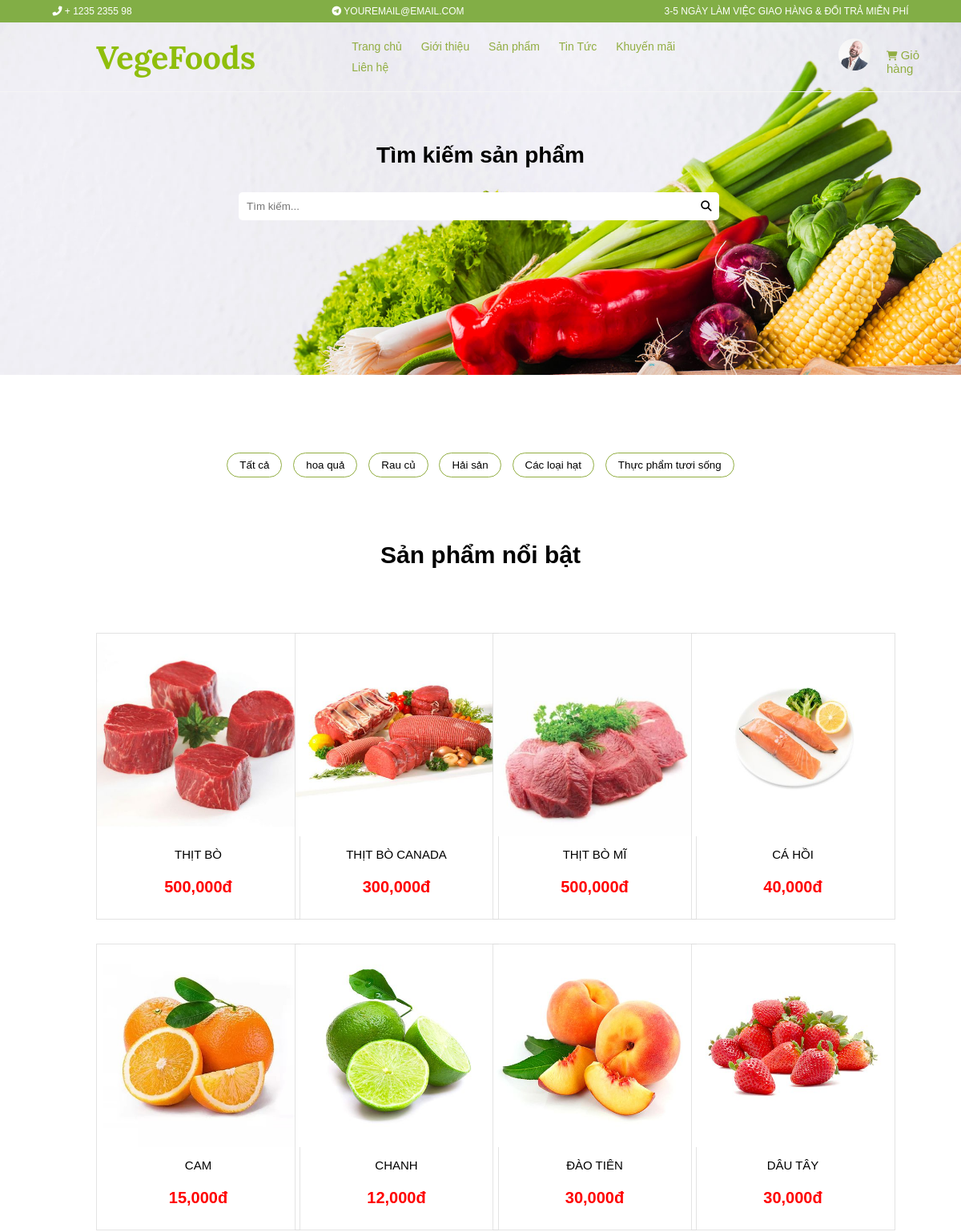
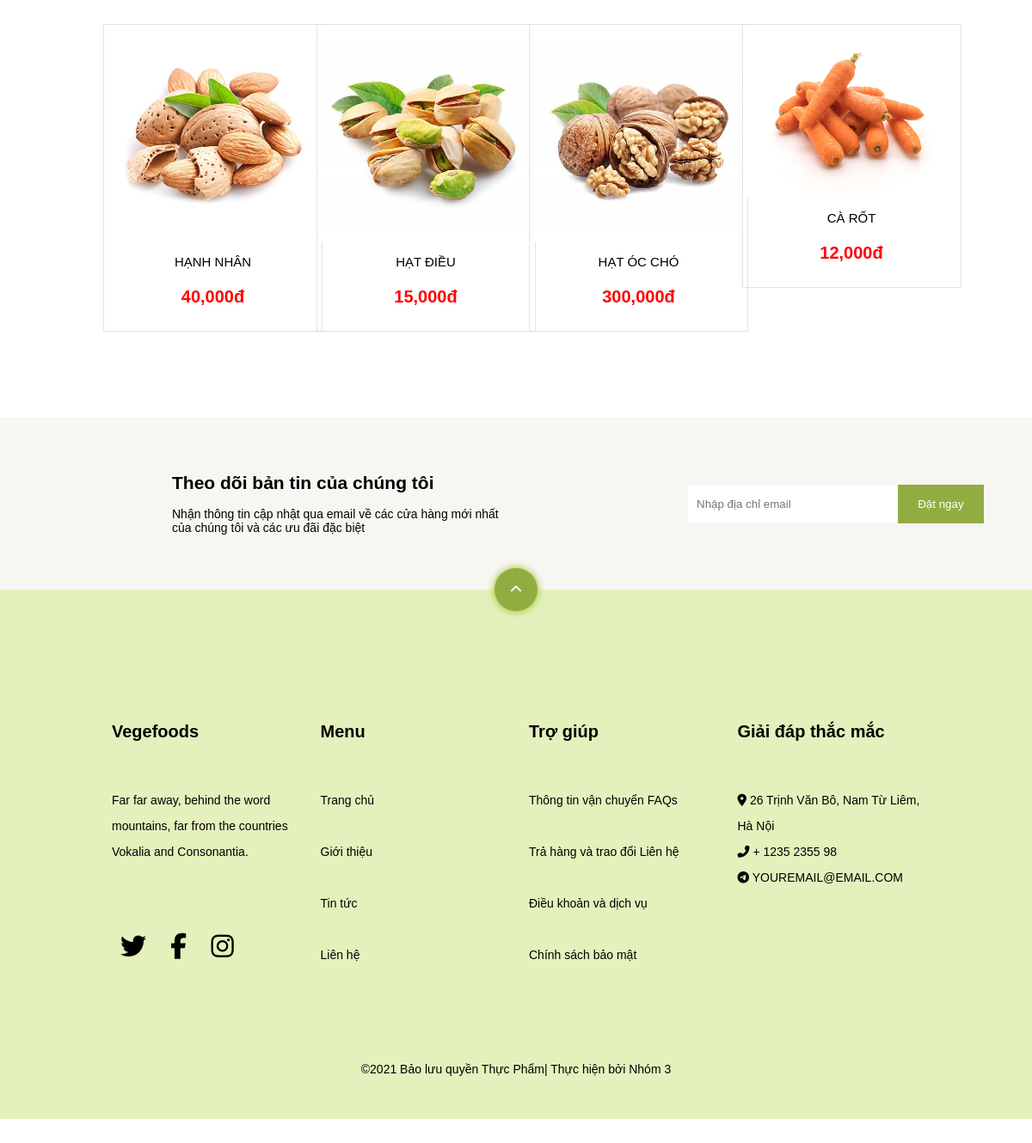
/views/index.php?act=sanpham (signed in), run on the app's committed database (2 pictures, top to bottom).
### tables this page shows
CREATE TABLE `khachhang` (
  `id_kh` int(11) NOT NULL,
  `user` varchar(50) NOT NULL,
  `avt` varchar(250) NOT NULL,
  `pass` varchar(50) NOT NULL,
  `email` varchar(50) NOT NULL,
  `phone` varchar(50) NOT NULL,
  `address` varchar(255) NOT NULL,
  `id_role` int(11) NOT NULL
);

CREATE TABLE `danhmuc` (
  `id_dm` int(11) NOT NULL,
  `name` varchar(50) NOT NULL
);

CREATE TABLE `sanpham` (
  `id_sp` int(11) NOT NULL,
  `name` varchar(50) NOT NULL,
  `img` text NOT NULL,
  `new_price` int(11) NOT NULL,
  `old_price` int(11) NOT NULL,
  `description` text NOT NULL,
  `quantity` int(11) NOT NULL,
  `id_dm` int(11) NOT NULL
);

### views/product.php (the view, shortened to what this page needs)
<!DOCTYPE html>
<html lang="en">
<head>
    <link rel="stylesheet" href="../css-model/css/product.css">
</head>
<body>
    <div class="wapper">
        <div class="text-banner">
            <h1>Tìm kiếm sản phẩm</h1>
            <form action="" method="POST">
                <input placeholder="Tìm kiếm..." type="text" name="search">
                <button type="submit" name="btn_search" style="cursor: pointer;"><i class="fas fa-search"></i></button>
            </form>
        </div>
        <div class="danh_muc">
            <button><a href="index.php?act=sanpham">Tất cả</a></button>
            <?php
            $stmt = $conn->query("SELECT * FROM danhmuc");
            foreach ($stmt as $key => $value) {
            ?>
                <button><a href="index.php?act=danhmucsanpham&madanhmuc=<?php echo $value['id_dm'] ?>"><?php echo $value['name'] ?></a></button>
            <?php
            }
            ?>
        </div>
        <?php
        if (isset($_POST['btn_search'])) {
            $keyword = $_POST['search'];
            $sqlsearch = ("SELECT * FROM sanpham WHERE name LIKE '%$keyword%'");
            $kqsearch = $conn->query($sqlsearch);
        ?>
            <h2 class="tieu_de"> Sản phẩm tìm kiếm được</h2>
            <div class="product">
                <?php
                foreach ($kqsearch as $key => $value) {
                ?>
                    <div class="product-list">
                        <div class="product-row">
                            <a href="index.php?act=ctsp&mact=<?php echo $value['id_sp'] ?>">
                                <img width="253px" src="../img/<?php echo $value['img'] ?>" alt="">
                            </a>
                            <div class="product-text">
                                <span><a href="index.php?act=ctsp&mact=<?php echo $value['id_sp'] ?>"><?php echo $value['name'] ?></a></span><br>
                                <span style="font-size: 20px;font-weight: 600;color:red"><?php echo number_format($value['new_price'])  ?>đ</span>
                            </div>
                        </div>
                        <div class="overlay">
                            <a href=""><i class="fas fa-shopping-cart"></i></a>
                            <a href=""> <i class="fas fa-heart"></i></a>
                        </div>
                    </div>
                <?php
                }
            } else {
                ?>
                <h2 class="tieu_de"> Sản phẩm nổi bật</h2>
                <div class="product">
                    <?php
                    $stmt = $conn->query("SELECT * FROM sanpham ORDER BY id_sp LIMIT 0,12");
                    foreach ($stmt as $key => $value) {
                    ?>
                        <div class="product-list">
                            <div class="product-row">
                                <a href="index.php?act=ctsp&mact=<?php echo $value['id_sp'] ?>">
                                    <img width="253px" src="../img/<?php echo $value['img'] ?>" alt="">
                                </a>
                                <div class="product-text">
                                    <span><a href="index.php?act=ctsp&mact=<?php echo $value['id_sp'] ?>"><?php echo $value['name'] ?></a></span><br>
                                    <span style="font-size: 20px;font-weight: 600;color:red"><?php echo number_format($value['new_price'])  ?>đ</span>
                                </div>
                            </div>
                        </div>
                <?php
                    }
                }
                ?>
                </div>
            </div>
</body>
</html>

### views/header.php (shortened to what this page needs)
<!DOCTYPE html>
<html lang="en">
<head>
    <link rel="stylesheet" href="https://unpkg.com/swiper/swiper-bundle.min.css" />
    <link rel="stylesheet" href="../css-model/css/swiper.css">
    <link rel="stylesheet" href="../css-model/css/style.css">
    <link rel="stylesheet" href="https://cdnjs.cloudflare.com/ajax/libs/animate.css/4.1.1/animate.min.css" />
</head>
<body>
    <div id="wraper">
        <div class="background-white">
            <section class="header">
                <div class="header-top">
                    <div class="icon-header">
                        <i class="fas fa-phone-alt"></i>
                        + 1235 2355 98
                    </div>
                    <div class="icon-header">
                        <i class="fab fa-telegram-plane"></i>
                        YOUREMAIL@EMAIL.COM
                    </div>
                    <div class="icon-header">
                        3-5 NGÀY LÀM VIỆC GIAO HÀNG & ĐỔI TRẢ MIỄN PHÍ
                    </div>
                </div>
                <header>
                    <div class="inner-header">
                        <span class="logo">VegeFoods</span>
                        <nav class="menu">
                            <ul>
                                <li><a href="index.php?act=trangchu">Trang chủ</a></li>
                                <li><a href="index.php?act=gioithieu">Giới thiệu</a></li>
                                <li><a href="index.php?act=sanpham">Sản phẩm</a>
                                        <?php
                                        $stmt = $conn->query("SELECT * FROM danhmuc");
                                        ?>
                                </li>
                                <li><a href="index.php?act=blog">Tin Tức</a></li>
                                <li><a href="index.php?act=voucher">Khuyến mãi</a></li>
                                <li><a href="index.php?act=lienhe">Liên hệ</a></li>
                            </ul>
                        </nav>
                        <?php
                        if (isset($_SESSION['user'])) {
                            $user = $_SESSION['user'];
                            $stmt = $conn->query("SELECT * FROM khachhang WHERE email='$user'")->fetch();
                        ?>
                            <div class="icons">
                                <div class="">
                                    <a href="index.php?act=in4">
                                        <img src="../img/<?php echo $stmt['avt'] ?>" height="40px" width="40px" style="margin-right: 10px;border-radius: 50%;">
                                    </a>
                                </div>
                                <div style="margin-top:12px ;">
                                    <a href="index.php?act=cart"><i class="fas fa-shopping-cart"></i> Giỏ hàng</a>
                                </div>
                            </div>
                        <?php
                        }
                        ?>
                </header>
            </section>

### css-model/css/style.css (style rules this page uses)
* { margin: 0; padding: 0; box-sizing: border-box;font-family: 'Poppins', sans-serif; }
#wraper { max-width: 100%; margin: 0 auto; position: relative; }
.background-white { padding-bottom: 30px; background-color: #fff; }
.header-top { height: 28px; width: 100%; background-color: #82ae46 !important; display: flex; justify-content: center; grid-gap: 250px; font-size: 12px; line-height: 28px; color: #fff; }
.icons { padding-right: 20px; margin-left: 148px; display: flex; grid-gap: 10px; }
.icons i { font-size: 12px; color: #91ad41; }
.icons a { display: inline-block; font-size: 15px; padding-left: 5px; text-decoration: none; color: #91ad41; padding: 10px 0; }
.menu>ul>li { position: relative; display: inline-block; }
.logo { font-size: 30pt; font-weight: bold; margin-left: 50px; font-family: 'Lora', serif; color: #8fbe0b; }
.inner-header { display: flex; margin-left: 70px; justify-content: space-between; align-items: center; margin-top: 28px; }
.inner-header ul { text-decoration: none; list-style: none; margin-left: 110px; }
.inner-header ul>li>a { text-decoration: none; padding: 5px 10px; display: block; color: #91ad41; }
header { position: fixed; z-index: 3; top: 0; max-width: 100%; border-bottom: 1px solid #f5f5f5; padding: 10px 0; transition: all 0.5s ease-in; }
.product { display: grid; grid-template-columns: 1fr 1fr 1fr 1fr; grid-gap: 30px; margin: 0 120px; }
.product-row { border: 1px solid rgba(220, 220, 220, 0.802); }
.product-text, .overlay { text-align: center; }
.product-text>span { line-height: 40px; }
.product-text>span>a { text-decoration: none; text-transform: uppercase; color: #000; font-size: 15px; }
.product-text { margin-bottom: 20px; }
.product-list { position: relative; width: fit-content; overflow: hidden; }

### css-model/css/product.css (style rules this page uses)
.text-banner { transform: translateY(-290px); text-align: center; }
.text-banner>form>input { margin-top: 30px; width: 600px; height: 35px; border: none; border-radius: 5px; background-color: #fff; outline: none; padding-left: 10px; }
.text-banner>form>button>i { margin-left: -40px; }
.text-banner>form>button { border: none; }
.product { margin-bottom: 100px; }
.danh_muc, .tieu_de { text-align: center; margin-bottom: 80px; }
.tieu_de { font-size: 30px; }
.danh_muc>button { padding: 7px 15px; margin: 0 5px; border-radius: 30px; border: 1px solid #91ad41; background-color: #fff; }
.danh_muc>button>a { color: #000; text-decoration: none; }

### views/header.php (style rules this page uses)
* { margin: 0; padding: 0; box-sizing: border-box; font-family: 'Poppins', sans-serif; }
#wraper { width: 100%; margin: 0 auto; position: relative; }
.background-white { padding-bottom: 30px; background-color: #fff; }
.header-top { height: 28px; width: 100%; background-color: #82ae46 !important; display: flex; justify-content: center; grid-gap: 250px; font-size: 12px; line-height: 28px; color: #fff; }
.icons { padding-right: 20px; margin-left: 148px; display: flex; grid-gap: 10px; }
.icons i { font-size: 12px; color: #91ad41; }
.icons a { display: inline-block; font-size: 15px; padding-left: 5px; text-decoration: none; color: #91ad41; padding: 10px 0; }
.menu>ul>li { position: relative; display: inline-block; }
.logo { font-size: 30pt; font-weight: bold; margin-left: 50px; font-family: 'Lora', serif; color: #8fbe0b; }
.inner-header { display: flex; margin-left: 70px; align-items: center; margin-top: 28px; }
.inner-header ul { text-decoration: none; list-style: none; margin-left: 110px; }
.inner-header ul>li>a { text-decoration: none; padding: 5px 10px; display: block; color: #91ad41; }
header { position: fixed; z-index: 3; top: 0; width: 1348px; border-bottom: 1px solid #f5f5f5; padding: 10px 0; transition: all 0.5s ease-in; }

### data on the page
khachhang: avt (picture)
danhmuc: name "hoa quả"
danhmuc: name "Rau củ"
danhmuc: name "Hải sản"
danhmuc: name "Các loại hạt"
danhmuc: name "Thực phẩm tươi sống"
sanpham: img (picture), name "THỊT BÒ", new_price "500,000"
sanpham: img (picture), name "THỊT BÒ CANADA", new_price "300,000"
sanpham: img (picture), name "THỊT BÒ MĨ", new_price "500,000"
sanpham: img (picture), name "CÁ HỒI", new_price "40,000"
sanpham: img (picture), name "CAM", new_price "15,000"
sanpham: img (picture), name "CHANH", new_price "12,000"
sanpham: img (picture), name "ĐÀO TIÊN", new_price "30,000"
sanpham: img (picture), name "DÂU TÂY", new_price "30,000"
sanpham: img (picture), name "HẠNH NHÂN", new_price "40,000"
sanpham: img (picture), name "HẠT ĐIỀU", new_price "15,000"
sanpham: img (picture), name "HẠT ÓC CHÓ", new_price "300,000"
sanpham: img (picture), name "CÀ RỐT", new_price "12,000"
